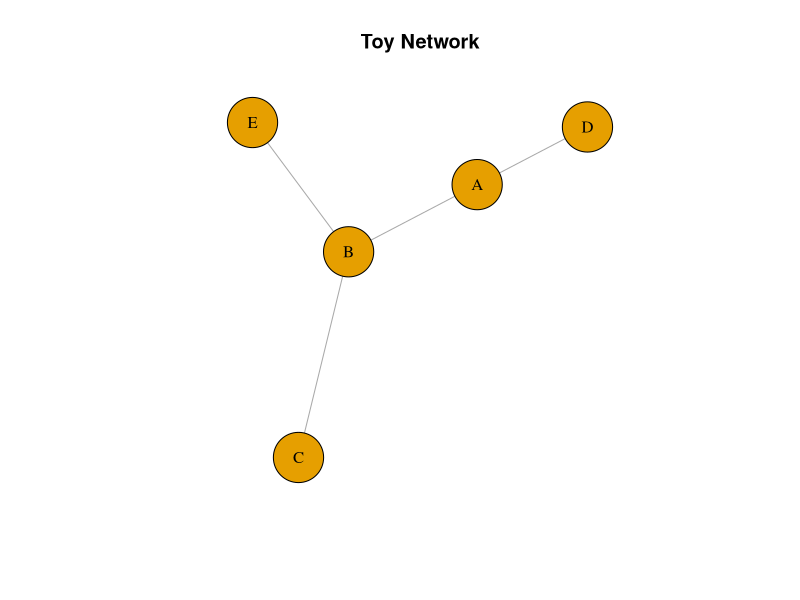
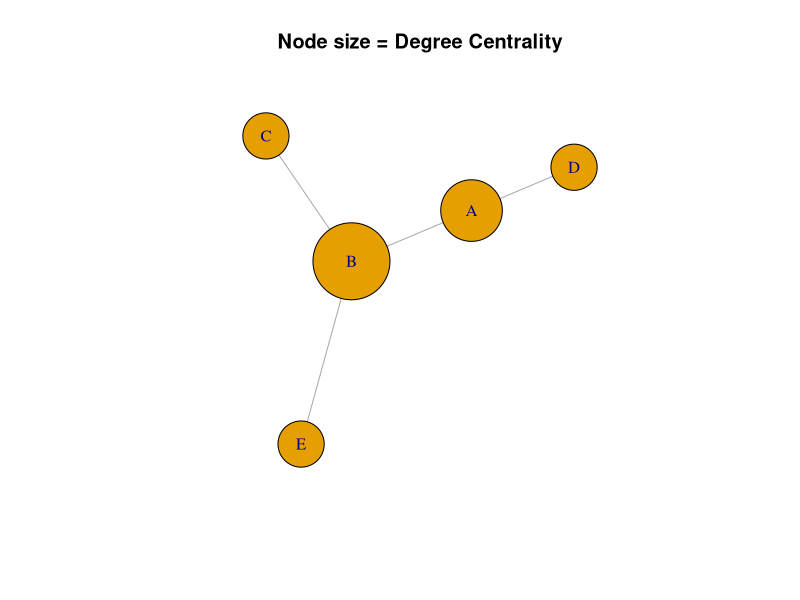
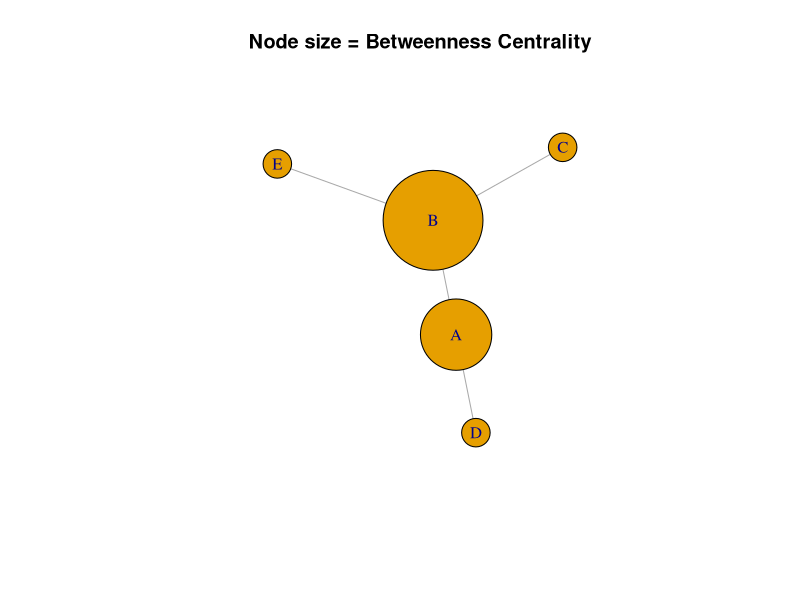
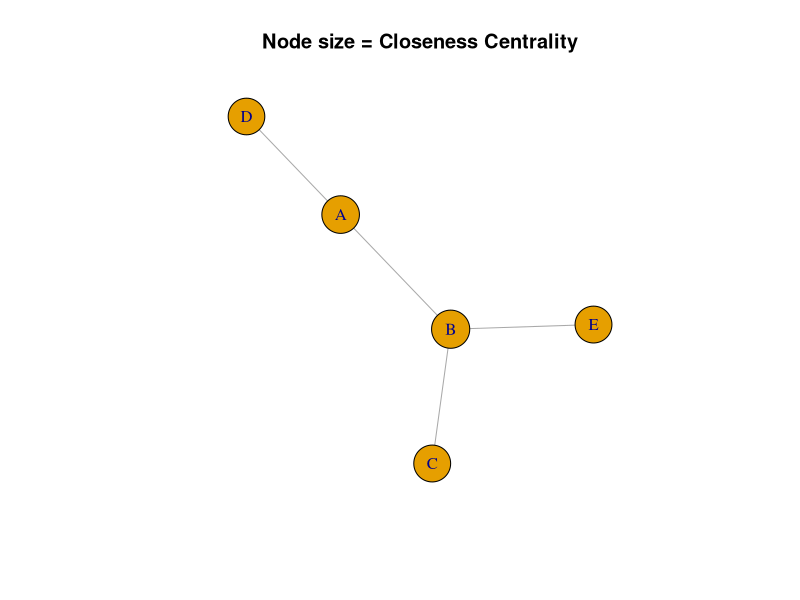

R code for these plots, in order:
library("igraph")

# Choose one of the two methods below to create/import a graph

# 1. Create the graph in R
# A—B—C
# |  |
# D  E
edges <- c("A", "B",
           "B", "C",
           "A", "D",
           "B", "E")
g <- make_graph(edges, directed = FALSE)

# 2. Or you can import a graph from a CSV file
edges <- read.csv("Network_Demo_1.csv")
g <- graph_from_data_frame(edges, directed = FALSE)

# Plot the graph
plot(g,
     vertex.label.color = "black",
     vertex.size = 30,
     main = "Toy Network")

# Calculate degree
Degree <- degree(g)
print("Degree centrality:")
print(Degree)

# Calculate betweenness
Betweenness <- betweenness(g)
print("Betweenness centrality:")
print(Betweenness)

# Calculate closeness
Closeness <- closeness(g)
print("Closeness centrality:")
print(Closeness)

# Eigenvector Centrality
Eigenvector <- eigen_centrality(g)$vector
print("Eigenvector centrality:")
print(Eigenvector)

# PageRank
PageRank <- page_rank(g)$vector
print("PageRank:")
print(PageRank)

# Burt's Constraint
Constraint <- constraint(g)
print("Burt's Constraint:")
print(Constraint)

# Local Clustering Coefficient
LocalClustering <- transitivity(g, type = "local", isolates = "zero")
print("Local Clustering Coefficient:")
print(LocalClustering)
# Think about why it is all zero?

# K-core / Coreness
Kcore <- coreness(g)
print("K-core index:")
print(Kcore)
# Think about why it is all one?

# Compile all metrics into a data frame
metrics <- data.frame(
  Degree,
  Betweenness,
  Closeness,
  Eigenvector,
  PageRank,
  Constraint,
  LocalClustering,
  Kcore
)
print("All node-level metrics:")
print(metrics)

# Optional: visualize with centrality size
plot(g, vertex.size = Degree*10 + 20, main = "Node size = Degree Centrality")
plot(g, vertex.size = Betweenness*10 + 20, main = "Node size = Betweenness Centrality")
plot(g, vertex.size = Closeness*10 + 20, main = "Node size = Closeness Centrality")
